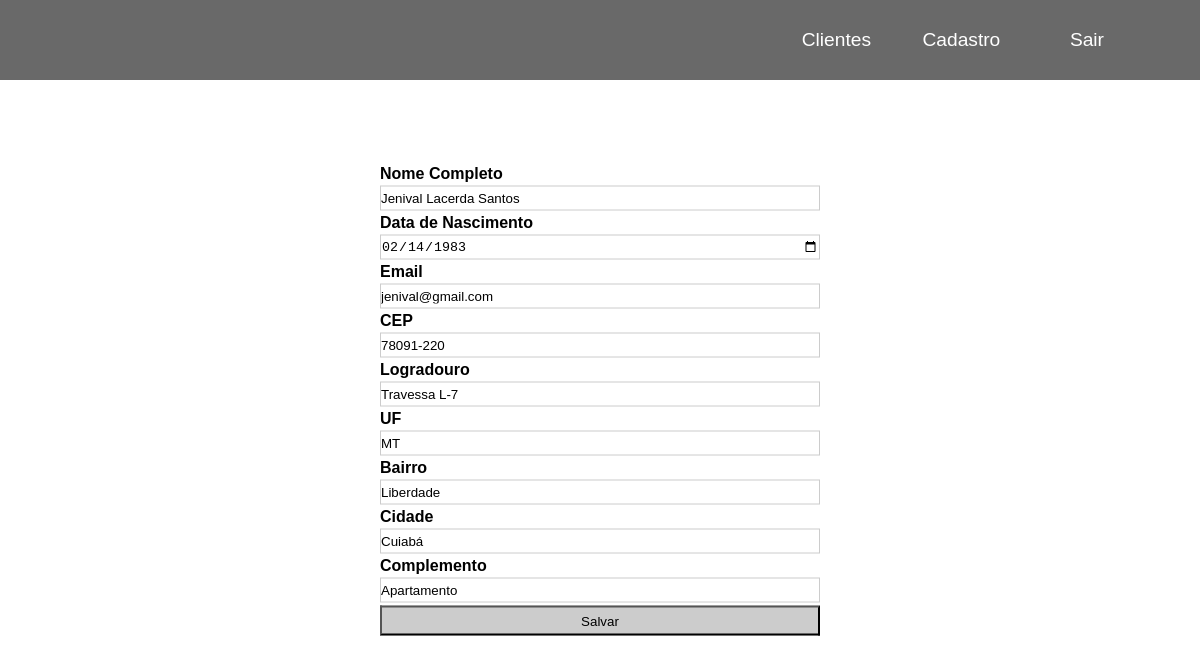
The page /editar.php?id=3 (signed in) on the database its author committed.
### tables this page shows
CREATE TABLE `clientes` (
  `nomecompleto` varchar(100) NOT NULL,
  `datanasc` varchar(100) NOT NULL,
  `email` varchar(100) NOT NULL,
  `cep` varchar(100) NOT NULL,
  `logradouro` varchar(50) NOT NULL,
  `uf` varchar(10) NOT NULL,
  `bairro` varchar(100) NOT NULL,
  `cidade` varchar(100) NOT NULL,
  `complemento` varchar(100) NOT NULL,
  `id` int(11) NOT NULL
);

### editar.php (the view, shortened to what this page needs)
<?php
    $info = [];
    $id = filter_input(INPUT_GET, 'id');
    if($id) {
        $sql = $conexao->prepare("SELECT * FROM clientes WHERE id = :id");
        $sql->bindValue(':id', $id);
        $sql->execute();
        if($sql->rowCount()>0){
            $info = $sql->fetch( PDO::FETCH_ASSOC );
        } else {
            header("Location: editar.php");
            exit;
        }
    } else {
        header("Location: editar.php");
        exit;
    }
?>
<!DOCTYPE html>
<html lang="pt-BR">
<head>
    <link rel="stylesheet" href="./style/navbar.css">
    <link rel="stylesheet" href="./style/cadastro.css">
</head>
<body>
<nav class="navbar">
        <div class="navbar_container">
            <ul class="navbar_menu">
                <li class="navbar_item">
                    <a href="dashboard.php" class="navbar_links" id="home-page">Clientes</a>
                </li>
                <li class="navbar_item">
                    <a href="cadastro.php" class="navbar_links" id="home-page">Cadastro</a>
                </li>
                <li class="navbar_btn">
                    <a href="./acoes/logout.php" class="button" id="signup">Sair</a>
                </li>
            </ul>
        </div>
    </nav>
    <form method="POST" action="editar_action.php">
        <div>
        <label>Nome Completo</label>
        <input type="text" name="nomecompleto" value="<?=$info['nomecompleto'];?>" />
        </div>
        <div>
        <label>Data de Nascimento</label>
        <input type="date" name="datanasc" value="<?=$info['datanasc'];?>" />
        </div>
        <div>
        <label>Email</label>
        <input type="email" name="email" value="<?=$info['email'];?>" />
        </div>
        <div>
        <label>CEP</label>
        <input type="text" name="cep" value="<?=$info['cep'];?>" />
        </div>
        <div>
        <label>Logradouro</label>
        <input type="text" name="logradouro" value="<?=$info['logradouro'];?>" />
        </div>
        <div>
        <label>UF</label>
        <input type="text" name="uf" value="<?=$info['uf'];?>" />
        </div>
        <div>
        <label>Bairro</label>
        <input type="text" name="bairro" value="<?=$info['bairro'];?>" />
        </div>
        <div>
        <label>Cidade</label>
        <input type="text" name="cidade" value="<?=$info['cidade'];?>" />
        </div>
        <div>
        <label>Complemento</label>
        <input type="text" name="complemento" value="<?=$info['complemento'];?>" />
        </div>
        <input type="submit" value="Salvar" />
    </form>
</body>
</html>

### style/navbar.css (style rules this page uses)
* { box-sizing: border-box; margin: 0; padding: 0; scroll-behavior: smooth; }
.navbar { font-family: 'Kumbh Sans', sans-serif; background-color: #696969; height: 80px; display: flex; justify-content: center; align-items: center; font-size: 1.2rem; position: sticky; top: 0; z-index: 999; }
.navbar_container { display: flex; justify-content: space-between; height: 80px; z-index: 1; width: 100%; max-width: 1300px; margin: 0 auto; padding: 0 50px; }
.navbar_menu { display: flex; align-items: center; list-style: none; }
.navbar_item { height: 80px; }
.navbar_links { color: #fff; display: flex; align-items: center; justify-content: center; width: 125px; text-decoration: none; height: 100%; transition: all 0.3s ease; }
.navbar_btn { display: flex; justify-content: center; align-items: center; padding: 0 1rem; width: 100%; }
.button { display: flex; justify-content: center; align-items: center; text-decoration: none; padding: 10px 30px; color: #fff; }

### style/cadastro.css (style rules this page uses)
* { margin: 0; padding: 0; }
form { font-family: Arial, Helvetica, sans-serif; font-weight: bold; position: absolute; width: 50%; top: 50%; left: 50%; transform: translate(-50%, -50%); padding: 80px; color: #000; }
form input[type=text], form input[type=email], form input[type=date] { width: 100%; height: 25px; border: 1px solid #ccc; padding-left: 10px 0; margin: 3px 0; }
form input[type=submit] { width: 100%; height: 30px; cursor: pointer; background-color: #ccc; }

### rows shown on the page
clientes: nomecompleto "Jenival Lacerda Santos", datanasc "02/14/1983", email "jenival@gmail.com", cep "78091-220", logradouro "Travessa L-7", uf "MT", bairro "Liberdade", cidade "Cuiabá", complemento "Apartamento"
